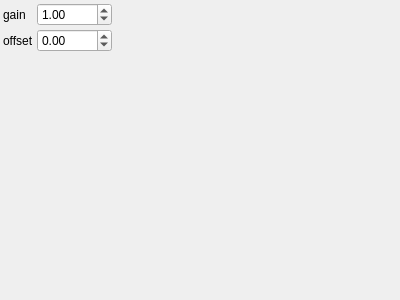
<?xml version="1.0" encoding="UTF-8"?>
<ui version="4.0">
 <class>GainOffsetParametersControlWidget</class> 
 <widget class="QWidget" name="GainOffsetParametersControlWidget">
  <property name="geometry">
   <rect>
    <x>0</x>
    <y>0</y>
    <width>400</width>
    <height>300</height>
   </rect>
  </property>
  <property name="windowTitle">
   <string>GainOffsetParameters</string>
  </property>
  <layout class="QGridLayout" name="gridLayout">
   <property name="margin">
    <number>3</number>
   </property>
   <property name="spacing">
    <number>3</number>
   </property>
    <item row="0" column="0">
     <widget class="QLabel" name="label_0">
       <property name="text">
         <string>gain</string>
       </property>
     </widget>
    </item>
    <item row="0" column="1">
     <widget class="QDoubleSpinBox" name="gainSpinBox">
       <property name="toolTip">
         <string>gain</string>
       </property>
       <property name="minimum">
        <double>-10</double>
       </property>
       <property name="maximum">
        <double>10</double>
       </property>
       <property name="singleStep">
        <double>0.05</double>
       </property>
       <property name="value">
        <double>1</double>
       </property>
     </widget>
    </item>
    <item row="1" column="0">
     <widget class="QLabel" name="label_1">
       <property name="text">
         <string>offset</string>
       </property>
     </widget>
    </item>
    <item row="1" column="1">
     <widget class="QDoubleSpinBox" name="offsetSpinBox">
       <property name="toolTip">
         <string>offset</string>
       </property>
       <property name="minimum">
        <double>-5000</double>
       </property>
       <property name="maximum">
        <double>5000</double>
       </property>
       <property name="singleStep">
        <double>1</double>
       </property>
       <property name="value">
        <double>0</double>
       </property>
     </widget>
    </item>
   <item row="2" column="0">
    <spacer name="verticalSpacer">
     <property name="orientation">
      <enum>Qt::Vertical</enum>
     </property>
     <property name="sizeHint" stdset="0">
      <size>
       <width>0</width>
       <height>0</height>
      </size>
     </property>
    </spacer>
   </item>
   <item row="2" column="2">
    <spacer name="horizontalSpacer">
     <property name="orientation">
      <enum>Qt::Horizontal</enum>
     </property>
     <property name="sizeHint" stdset="0">
      <size>
       <width>0</width>
       <height>0</height>
      </size>
     </property>
    </spacer>
   </item>
  </layout>
 </widget>
 <layoutdefault spacing="3" margin="3"/>
 <resources/>
 <connections>
  <connection>
   <sender>gainSpinBox</sender>
   <signal>valueChanged(double)</signal>
   <receiver>GainOffsetParametersControlWidget</receiver>
   <slot>changeParameters()</slot>
  </connection>
  <connection>
   <sender>offsetSpinBox</sender>
   <signal>valueChanged(double)</signal>
   <receiver>GainOffsetParametersControlWidget</receiver>
   <slot>changeParameters()</slot>
  </connection>
 </connections>
 <slots>
  <slot>changeParameters()</slot>
 </slots>
 <customwidgets>
 </customwidgets>
</ui>
